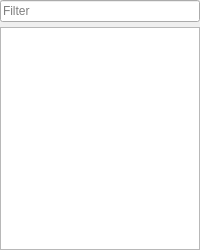
<?xml version="1.0" encoding="UTF-8"?>
<ui version="4.0">
 <class>PackageWidget</class>
 <widget class="QDockWidget" name="PackageWidget">
  <property name="geometry">
   <rect>
    <x>0</x>
    <y>0</y>
    <width>200</width>
    <height>250</height>
   </rect>
  </property>
  <property name="windowTitle">
   <string>DockWidget</string>
  </property>
  <widget class="QWidget" name="dockWidgetContents">
   <layout class="QVBoxLayout" name="verticalLayout">
    <property name="spacing">
     <number>5</number>
    </property>
    <property name="leftMargin">
     <number>0</number>
    </property>
    <property name="topMargin">
     <number>0</number>
    </property>
    <property name="rightMargin">
     <number>0</number>
    </property>
    <property name="bottomMargin">
     <number>0</number>
    </property>
    <item>
     <widget class="QLineEdit" name="filterLine">
      <property name="minimumSize">
       <size>
        <width>0</width>
        <height>0</height>
       </size>
      </property>
      <property name="placeholderText">
       <string>Filter</string>
      </property>
      <property name="clearButtonEnabled">
       <bool>true</bool>
      </property>
     </widget>
    </item>
    <item>
     <widget class="QTreeView" name="treeView">
      <property name="contextMenuPolicy">
       <enum>Qt::ActionsContextMenu</enum>
      </property>
      <property name="acceptDrops">
       <bool>true</bool>
      </property>
      <property name="dragEnabled">
       <bool>true</bool>
      </property>
      <property name="dragDropMode">
       <enum>QAbstractItemView::DragDrop</enum>
      </property>
      <property name="defaultDropAction">
       <enum>Qt::MoveAction</enum>
      </property>
      <property name="selectionMode">
       <enum>QAbstractItemView::ExtendedSelection</enum>
      </property>
      <property name="headerHidden">
       <bool>true</bool>
      </property>
      <attribute name="headerVisible">
       <bool>false</bool>
      </attribute>
      <attribute name="headerStretchLastSection">
       <bool>true</bool>
      </attribute>
     </widget>
    </item>
   </layout>
  </widget>
 </widget>
 <resources/>
 <connections/>
</ui>
